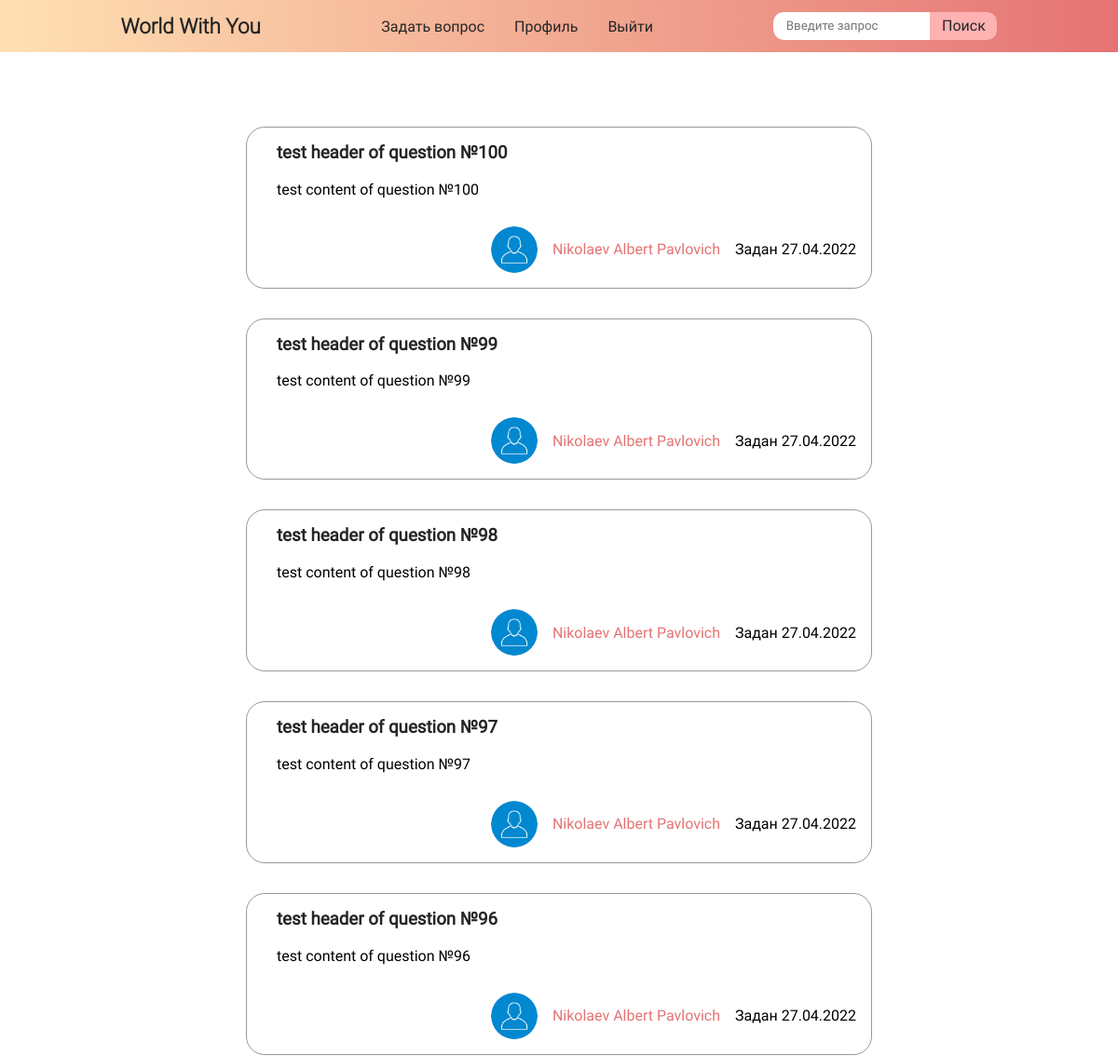
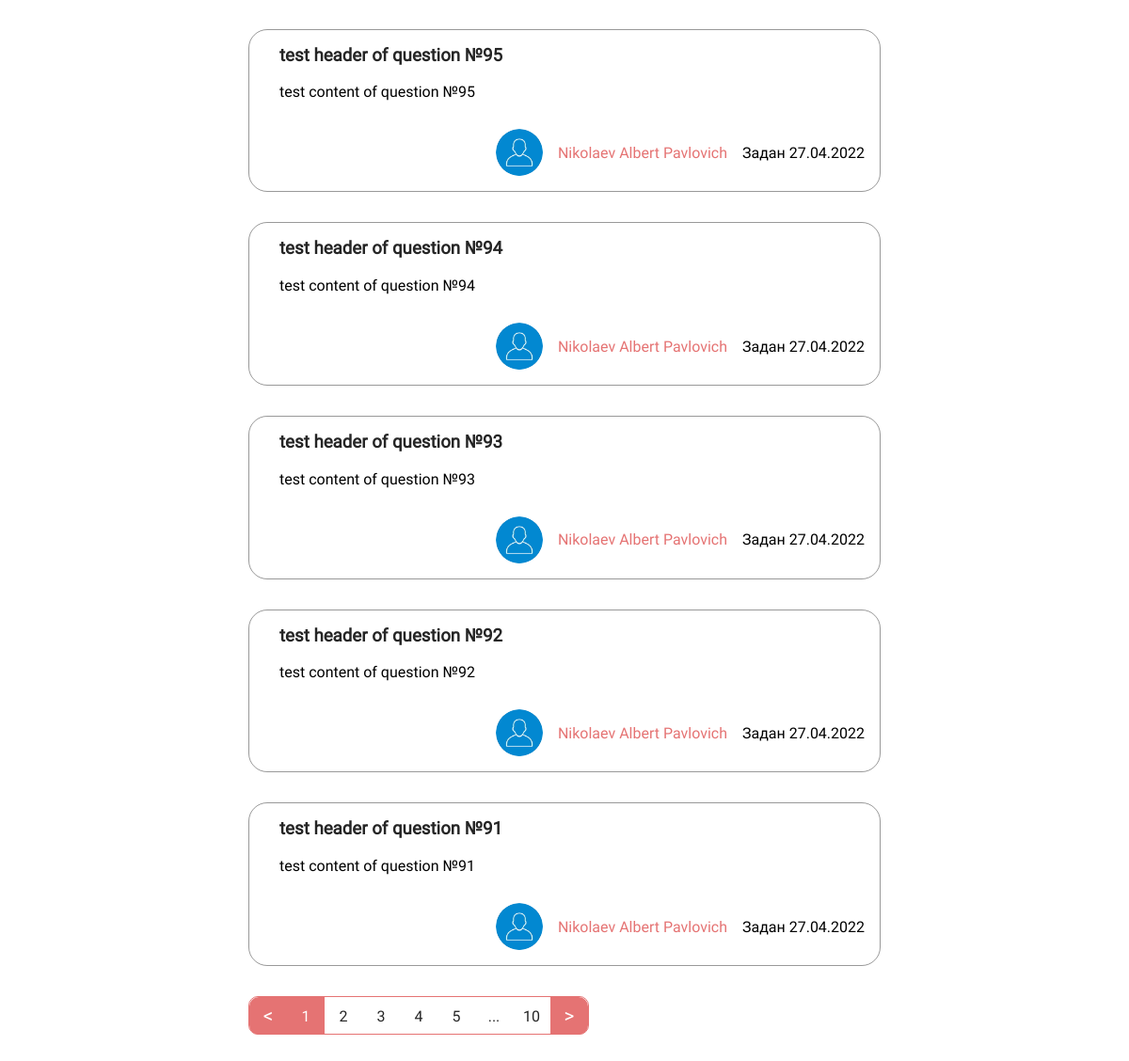
The page /homeforum/ (signed in) on the database its author committed (2 pictures, top to bottom).
### data/topics.py (models this page shows)
class Topics(SqlAlchemyBase):
    __tablename__ = 'topics'
    id = sqlalchemy.Column(sqlalchemy.Integer, primary_key=True, autoincrement=True)
    header = sqlalchemy.Column(sqlalchemy.String, nullable=True)
    content = sqlalchemy.Column(sqlalchemy.String, nullable=True)
    created_at = sqlalchemy.Column(sqlalchemy.DateTime, default=datetime.datetime.now)
    user_id = sqlalchemy.Column(sqlalchemy.Integer, sqlalchemy.ForeignKey("users.id"))
    photo_id = sqlalchemy.Column(sqlalchemy.Integer, sqlalchemy.ForeignKey("photos.id"))
    user = orm.relationship('User')
    photos = orm.relationship('Photos')

### views.py (the view)
def home(lang=global_lang_of_site, page=0):
    global_lang_of_site = lang
    form = SearchForm()
    mini_page_float = True
    db_sess = db_session.create_session()
    tops = db_sess.query(Topics).order_by(desc(Topics.created_at))
    n = len(tops.all())
    nums_of_page = n // 10
    if n % 10:
        nums_of_page += 1
    topics = tops.limit(10).offset(10 * page)
    user = work_with_date_users(db_sess.query(User).all())
    if form.validate_on_submit():
        if form.search.data:
            mini_page_float = False
            topics = db_sess.query(Topics).order_by(desc(Topics.created_at)).filter(Topics.header.like('%' + form.search.data + '%')).all()
            user = work_with_date_users(db_sess.query(User).all())
    return render_template('index.html', topics=topics, user=user,
                           form_search=form, flag=True, page_float=mini_page_float,
                           nums_page=nums_of_page, activate_page=page, list_lang_site=list_lang_site,
                           lang_now=lang)

### search_form.py
class SearchForm(FlaskForm):
    search = StringField('Введите запрос')
    submit = SubmitField('Поиск')

### add_to_data.py (called while the page is built)
def work_with_date_users(list_of_ex):
	slovar = {}
	for i in list_of_ex:
		slovar[i.id] = [i.surname, i.name, i.patronymic, i.ava_photo, i.email]
	return slovar

### data/db_session.py (called while the page is built)
def create_session() -> Session:
    global __factory
    return __factory()

### main.py (called while the page is built)
@login_manager.user_loader
def load_user(user_id):
    db_sess = db_session.create_session()
    return db_sess.query(User).get(user_id)

### templates/index.html (shortened to what this page needs)
{% extends 'base.html'%}
{% block links %}
<link rel="stylesheet" href="{{ url_for('static', filename='css/index.css') }}">
{% endblock %}
{% block content %}
{% if current_user.is_authenticated %}
<div class="questions">
  {% for item_topics in topics %}
  <div class="question">
    <h3 class="question__title"><a href="{{ url_for('sometopic', id_topic=item_topics.id, name_topic=item_topics.header, lang=lang_now) }}">{{ item_topics.header }}</a></h3>
    <p class="question__about">{{ item_topics.content }}</p>
    <div class="meta">
      <div class="meta__user">
        {% if user[item_topics.user_id][-2] %}
        {% else %}
        <img class="meta__user__ava" src="{{ url_for('static', filename='imgs/ava.jpg') }}" alt="">
        {% endif %}
        <a class="meta__user__username" href="{{ url_for('profil', username=user[item_topics.user_id][-1], lang=lang_now) }}">{{ ' '.join(user[item_topics.user_id][:-2]) }}</a>
      </div>
      <p>{{ list_lang_site[lang_now][22] }} <span>{{item_topics.created_at.strftime('%d.%m.%Y')}}</span></p>
    </div>
  </div>
  {% endfor %}
</div>
{% if page_float %}
<div class="percent">
  <div class="per80">
    <div class="pagination">
      {% if activate_page != 0 %}
      <a href="{{ activate_page - 1}}" class="pagination__btn btn__left">&lt;</a>
      {% else %}
      <a href="{{ nums_page - 1}}" class="pagination__btn btn__left">&lt;</a>
      {% endif %}
      <div class="pagination__pagesList">
        {% for i in range(nums_page) %}
        {% if i < 5 %}
          {% if activate_page == i %}
          <a href="{{i}}" class="pagination__number noncursor btn__active">{{i + 1}}</a>
          {% else %}
          <a href="{{i}}" class="pagination__number">{{i + 1}}</a>
          {% endif %}
        {% endif %}
        {% if nums_page >= 7 %}
          {% if i == 5 %}
            <a href="#" class="pagination__number noncursor">...</a>
          {% elif i == nums_page - 1 %}
            {% if activate_page == i %}
            <a href="{{nums_page - 1}}" class="pagination__number noncursor btn__active">{{nums_page}}</a>
            {% else %}
            <a href="{{nums_page - 1}}" class="pagination__number">{{nums_page}}</a>
            {% endif %}
          {% endif %}
        {% endif %}
        {% endfor %}
      </div>
      {% if activate_page != nums_page - 1 %}
      <a href="{{ activate_page + 1 }}" class="pagination__btn btn__right">&gt;</a>
      {% else %}
      <a href="0" class="pagination__btn btn__right">&gt;</a>
      {% endif %}
    </div>
  </div>
</div>
{% endif %}
{% endif %}
{% endblock %}

### static/css/index.css (style rules this page uses)
:root { --text: rgb(37, 37, 37); }
* { box-sizing: border-box; padding: 0; margin: 0; font-family: 'Roboto-Regular'; }
h1, h2, h3, h4 { color: var(--text); font-family: 'Roboto-Light'; }
a { text-decoration: none; color: var(--text); }
body { min-height: 100vh; width: 100%; display: flex; flex-direction: column; align-items: center; }
.search__form__input { width: 70%; border: none; outline: none; padding: 0 1em; border-radius: 11px 0 0 12px; }
.search__form__submit { cursor: pointer; color: var(--text); font-size: 1em; width: 30%; border: none; outline: none; border-radius: 0 10px 10px 0; background-color: #ffb2b2; transition: all 0.15s ease; }
.percent { margin-top: 2em; display: flex; flex-direction: column; width: 100%; align-items: center; }
.per80 { width: 80%; }
.questions { display: flex; flex-direction: column; flex-wrap: wrap; align-items: center; gap: 2em; }
.question { position: relative; width: 80%; border: 1px solid rgba(0, 0, 0, 0.4); box-sizing: border-box; border-radius: 20px; padding: 1em 2em 6em 2em; }
.question__title { font-family: 'Roboto-Light'; margin-bottom: 1em; }
.meta { position: absolute; right: 1em; bottom: 1em; display: flex; gap: 1em; align-items: center; }
.meta__user__username { color: #E57373; }
.meta__user { display: flex; align-items: center; gap: 1em; }
.meta__user__ava { border-radius: 50%; height: 50px; width: 50px; }
.pagination { width: max-content; height: 41px; border: 1px solid #E57373; border-radius: 10px; display: flex; }
.pagination__btn { user-select: none; height: 40px; width: 40px; background-color: #E57373; color: white; font-size: 1.3em; display: flex; align-items: center; justify-content: center; }
.pagination__number { user-select: none; cursor: pointer; width: 40px; height: 40px; display: flex; align-items: center; justify-content: center; transition: all 0.15s ease; }
.noncursor { cursor: default; }
.btn__active { background-color: #E57373; color: white; }
.btn__left { border-radius: 10px 0 0 10px; }
.btn__right { border-radius: 0 10px 10px 0; }
.pagination__pagesList { width: 280px; display: flex; }

### rows shown on the page
Topics: header "test header of question №100", content "test content of question №100", user_id "Nikolaev Albert Pavlovich", list_lang_site "Задан", created_at "27.04.2022"
Topics: header "test header of question №99", content "test content of question №99", user_id "Nikolaev Albert Pavlovich", list_lang_site "Задан", created_at "27.04.2022"
Topics: header "test header of question №98", content "test content of question №98", user_id "Nikolaev Albert Pavlovich", list_lang_site "Задан", created_at "27.04.2022"
Topics: header "test header of question №97", content "test content of question №97", user_id "Nikolaev Albert Pavlovich", list_lang_site "Задан", created_at "27.04.2022"
Topics: header "test header of question №96", content "test content of question №96", user_id "Nikolaev Albert Pavlovich", list_lang_site "Задан", created_at "27.04.2022"
Topics: header "test header of question №95", content "test content of question №95", user_id "Nikolaev Albert Pavlovich", list_lang_site "Задан", created_at "27.04.2022"
Topics: header "test header of question №94", content "test content of question №94", user_id "Nikolaev Albert Pavlovich", list_lang_site "Задан", created_at "27.04.2022"
Topics: header "test header of question №93", content "test content of question №93", user_id "Nikolaev Albert Pavlovich", list_lang_site "Задан", created_at "27.04.2022"
Topics: header "test header of question №92", content "test content of question №92", user_id "Nikolaev Albert Pavlovich", list_lang_site "Задан", created_at "27.04.2022"
Topics: header "test header of question №91", content "test content of question №91", user_id "Nikolaev Albert Pavlovich", list_lang_site "Задан", created_at "27.04.2022"

### other values the page prints
{{ list_lang_site[lang_now][0] }} "Задать вопрос"
{{ list_lang_site[lang_now][1] }} "Профиль"
{{ list_lang_site[lang_now][2] }} "Выйти"
{{ i + 1 }} "1"
{{ i + 1 }} "2" "3" "4" "5"
{{ nums_page }} "10"
